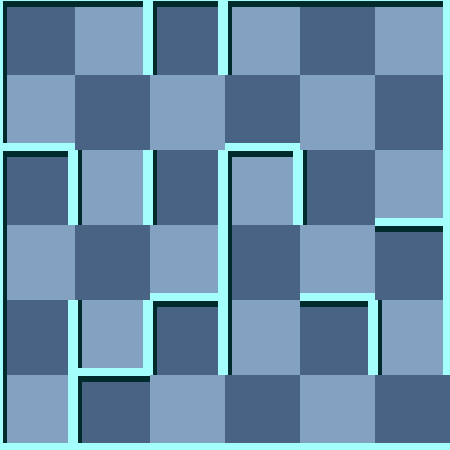

Tiled map render using the project's own tile images. Description and the map definition, with tile-layer contents summarised, below:
An orthogonal 6x6 tile map with 75x75 px tiles, 2 tile layers (background, 块层 1) and 5 objects (2x WhiteMummy, Exit, Player, Trap).

<map version="1.0" orientation="orthogonal" width="6" height="6" tilewidth="75" tileheight="75">
 <tileset firstgid="1" name="wall" tilewidth="75" tileheight="75">
  <image source="gfx/wall.png" width="300" height="375" />
  <tile id="0">
   <properties>
    <property name="ValOfWall" value="0" />
   </properties>
  </tile>
  <tile id="1">
   <properties>
    <property name="ValOfWall" value="1" />
   </properties>
  </tile>
  <tile id="2">
   <properties>
    <property name="ValOfWall" value="2" />
   </properties>
  </tile>
  <tile id="3">
   <properties>
    <property name="ValOfWall" value="3" />
   </properties>
  </tile>
  <tile id="4">
   <properties>
    <property name="ValOfWall" value="4" />
   </properties>
  </tile>
  <tile id="5">
   <properties>
    <property name="ValOfWall" value="5" />
   </properties>
  </tile>
  <tile id="6">
   <properties>
    <property name="ValOfWall" value="6" />
   </properties>
  </tile>
  <tile id="7">
   <properties>
    <property name="ValOfWall" value="7" />
   </properties>
  </tile>
  <tile id="8">
   <properties>
    <property name="ValOfWall" value="8" />
   </properties>
  </tile>
  <tile id="9">
   <properties>
    <property name="ValOfWall" value="9" />
   </properties>
  </tile>
  <tile id="10">
   <properties>
    <property name="ValOfWall" value="10" />
   </properties>
  </tile>
  <tile id="11">
   <properties>
    <property name="ValOfWall" value="11" />
   </properties>
  </tile>
  <tile id="12">
   <properties>
    <property name="ValOfWall" value="12" />
   </properties>
  </tile>
  <tile id="13">
   <properties>
    <property name="ValOfWall" value="13" />
   </properties>
  </tile>
  <tile id="14">
   <properties>
    <property name="ValOfWall" value="14" />
   </properties>
  </tile>
  <tile id="15">
   <properties>
    <property name="ValOfWall" value="15" />
   </properties>
  </tile>
  <tile id="18">
   <properties>
    <property name="ValOfWall" value="-1" />
   </properties>
  </tile>
 </tileset>
 <layer name="background" width="6" height="6">
  <data>[36 cells, 36 non-empty, 2 distinct tile ids]</data>
 </layer>
 <layer name="块层 1" width="6" height="6">
  <data>[36 cells, 36 non-empty, 13 distinct tile ids]</data>
 </layer>
 <objectgroup name="对象层 1" width="6" height="6">
  <object name="Exit" x="450" y="375" />
  <object name="Player" x="150" y="150">
   <properties>
    <property name="value" value="1" />
   </properties>
  </object>
  <object name="Trap" x="0" y="150">
   <properties>
    <property name="value" value="12" />
   </properties>
  </object>
  <object name="WhiteMummy" x="300" y="225">
   <properties>
    <property name="value" value="21" />
   </properties>
  </object>
  <object name="WhiteMummy" x="75" y="375">
   <properties>
    <property name="value" value="25" />
   </properties>
  </object>
 </objectgroup>
</map>
